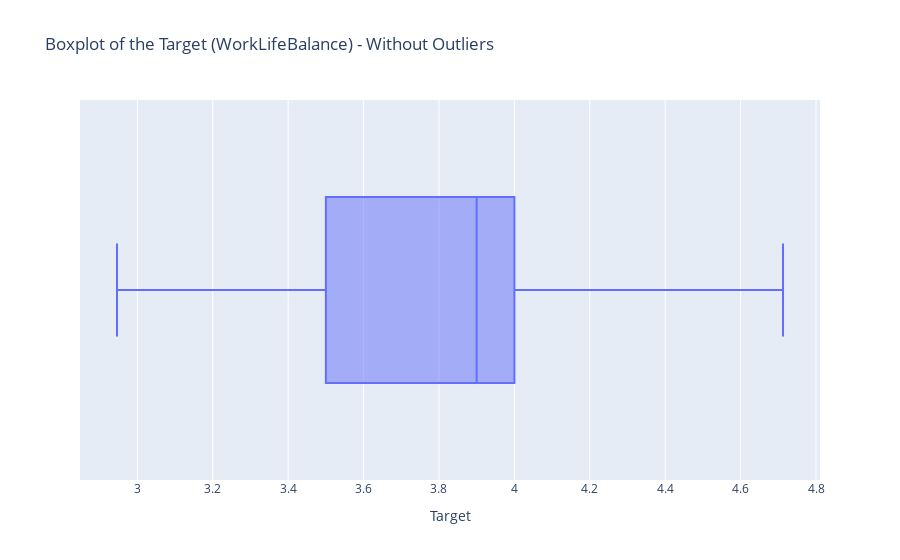

Here is the notebook cell this chart was saved with:
### Markdown cell above
#### Create a mask to filter out the outliers for 'WorkLifeBalance'

### Code cell
mask_WorkLifeBalance1 = df['WorkLifeBalance'] >= 2.840207
mask_WorkLifeBalance2 = df['WorkLifeBalance'] <= 4.712464

fig = px.box(
    data_frame=df[mask_WorkLifeBalance1 & mask_WorkLifeBalance2], 
    x='WorkLifeBalance', 
    orientation='h',
    title='Boxplot of the Target (WorkLifeBalance) - Without Outliers')

fig.update_layout(xaxis_title='Target')
fig.show()

### Figure 1 — Plotly figure (JSON) as saved in the notebook; plotly's stock layout.template omitted (floating-point values rounded to 4 significant figures; data arrays with more than 128 entries replaced by an {"elided": "..."} marker saying what was removed)
{"data": [{"alignmentgroup": "True", "hovertemplate": "WorkLifeBalance=%{x}<extra></extra>", "legendgroup": "", "marker": {"color": "#636efa"}, "name": "", "notched": false, "offsetgroup": "", "orientation": "h", "showlegend": false, "type": "box", "x": {"elided": "1488 float values"}, "x0": " ", "xaxis": "x", "y0": " ", "yaxis": "y"}], "layout": {"boxmode": "group", "legend": {"tracegroupgap": 0}, "title": {"text": "Boxplot of the Target (WorkLifeBalance) - Without Outliers"}, "xaxis": {"anchor": "y", "domain": [0, 1], "title": {"text": "Target"}}, "yaxis": {"anchor": "x", "domain": [0, 1]}}}
